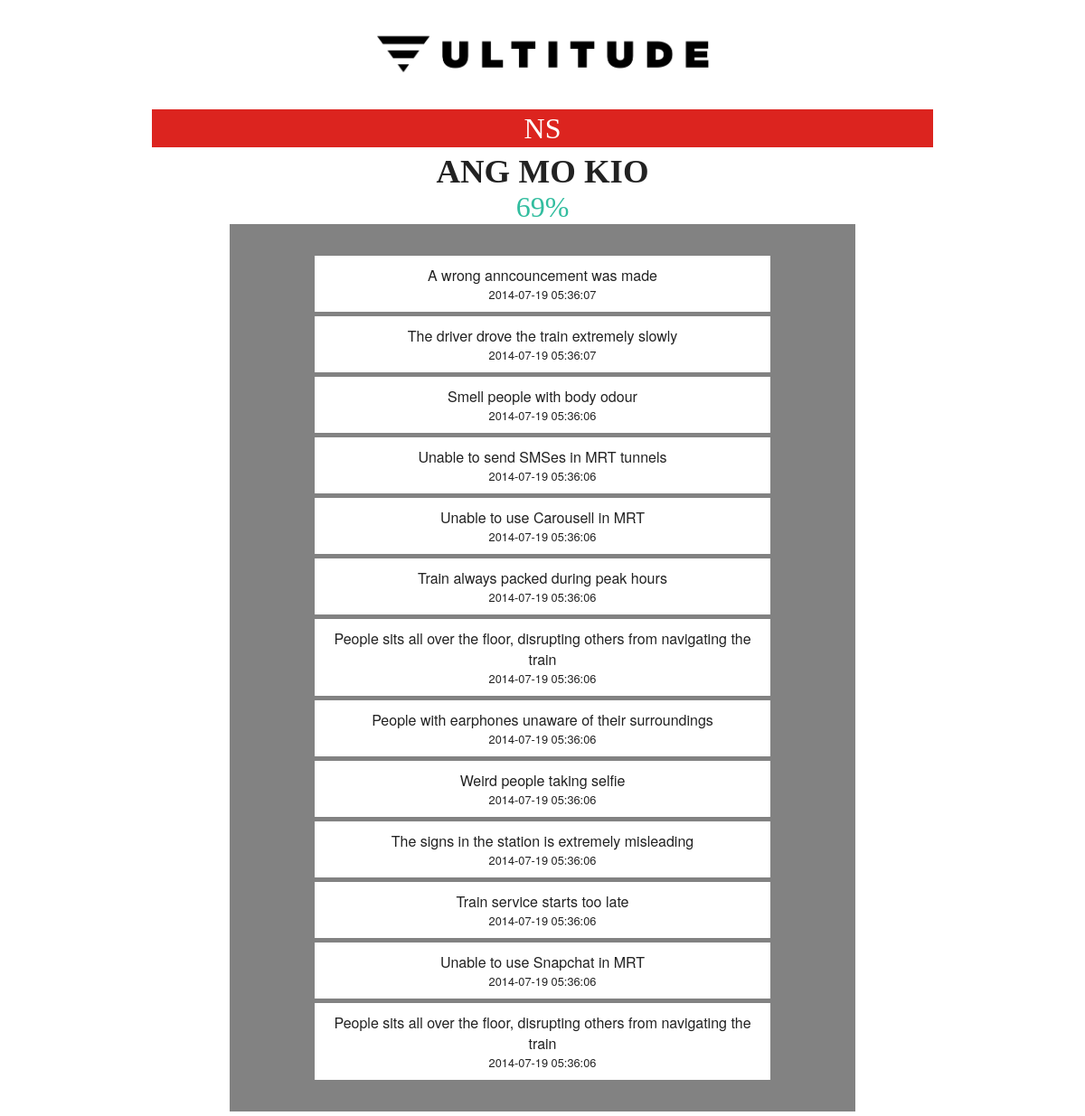
The app's page /details.php?station=Ang+Mo+Kio with its own data.
### tables this page shows
CREATE TABLE `responses` (
  `UID` int(11) NOT NULL AUTO_INCREMENT,
  `timestamp` timestamp NOT NULL DEFAULT CURRENT_TIMESTAMP,
  `station` varchar(255) NOT NULL,
  `feedback` bit(1) NOT NULL,
  `message` text,
  PRIMARY KEY (`UID`)
);

### message.php (called while the page is built, shortened)
<?php
	class Message {
		public function __construct($msg, $s = "Default Station", $ts = "") {
			$this->message = $msg;
			$this->timestamp = $ts;
		}
	}
?>

### station.php (called while the page is built, shortened)
<?php
	class Station {
		public $positive = 0;
		public $negative = 0;
		public function __construct($n, $pos = 0, $neg = 0) {
			$this->name = $n;
			$this->positive = $pos;
			$this->negative = $neg;
		}
		public function getRating() {
			if ($this->negative == 0 && $this->positive == 0) {
				return 0;
			} else if ($this->negative == 0) {
				return 1;
			} else if ($this->positive == 0) {
				return 0;
			} else {
				$result = (float) $this->positive / ($this->negative + $this->positive);
				return $result;
			}
		}
	}
?>

### details.php (the view, shortened to what this page needs)
<html>
    <head>
    	<link rel="stylesheet" href="assets/css/foundation.css" type="text/css" />
		<link rel="stylesheet" href="assets/css/normalize.css" type="text/css" />
    	<link rel="stylesheet" href="assets/css/style-detail.css" type="text/css" />
	</head>
<body>
	<div id="container">
	<header class="row">
		<a href="index.php?action=list"><img id="banner-logo" src="Multitude.png" height="100px"/></a>
	</header>
	<?php
	require("station.php");
	require("message.php");
	require("db.php");
	if (isset($_GET['station'])) {
		$station = htmlspecialchars($_GET['station']);
		$sql = "SELECT * FROM `responses` WHERE `station` = '".$station."';";
		$result = mysqli_query($con, $sql);
		$rows = mysqli_num_rows($result);
		if ($rows != 0) {
			$station = new Station($station);
			$sql = "SELECT COUNT(*) as freq FROM `responses` WHERE feedback = 1 AND station = '".$station->name."'";
			$result = mysqli_query($con, $sql);
			$value = mysqli_fetch_object($result);
			$station->positive = $value->freq;;
			$sql = "SELECT COUNT(*) as freq FROM `responses` WHERE feedback = 0 AND station = '".$station->name."'";
			$result = mysqli_query($con, $sql);
			$value = mysqli_fetch_object($result);
			$station->negative = $value->freq;;
			$sql = "SELECT * FROM `responses` WHERE station = '".$station->name."' ORDER BY `timestamp` DESC;";
			$result = mysqli_query($con, $sql);
			$messages = array();
			while($array = mysqli_fetch_array($result)) {
				if (!$array['message'] == "") {
					$message = new Message($array['message'], $station->name, $array['timestamp']);
					array_push($messages, $message);
				}
			}
			if (count($messages) == 0) {
				echo "No detailed feedback has been given yet";
			} else {
				$messageTable = "<table id='feedback' align='center'>";
				foreach($messages as &$message) {
					$messageTable .= "<tr id='messages'><td class='message'><span class='message'>".$message->message."</span>";
					$messageTable .= "<br /><small class='timestamp'>".$message->timestamp."</small></td></tr>";
				}
				$messageTable .= "</table>";
			}
            function displayLogo($name, $mainArray) {
					$result = "";
					foreach ($mainArray as $temp) {
						foreach ($temp as $key => $value) {
							if ($value == $name) {
								$result = $key;
								break;
							}
						}
						if ($result != "") {
							break;
						}
					}
					$code = substr($result, 0, 2);
					echo '<p class="bigicon '.$code.'">'.substr($result, 0, 2).'</p>';
            }
            displayLogo($station -> name, $mainStationArray);
	?>
<?php
            echo '<table style="detailstable"><tr><td>';
            echo '</td><td><h3 class="detailname">'.$station->name.'</h3>';
            if (round($station->getRating()*100,0) < 66) {
                if (round($station->getRating()*100,0) < 33) {
                    echo '<p class="detailnamebad">'.round($station->getRating()*100,0).'%</p>';
                } else {
                    echo '<p class="detailnameavg">'.round($station->getRating()*100,0).'%</p>';
                }
            } else {
                echo '<p class="detailnamegood">'.round($station->getRating()*100,0).'%</p>';
            }
		}
	}
?>
	<div id="messageTable"><?php echo $messageTable; ?></div>
</div>
  </body>
</html>

### assets/css/foundation.css (style rules this page uses)
html, body { height: 100%; }
*, *:before, *:after { -webkit-box-sizing: border-box; -moz-box-sizing: border-box; box-sizing: border-box; }
html, body { font-size: 100%; }
body { background: white; color: #222222; padding: 0; margin: 0; font-family: "Helvetica Neue", "Helvetica", Helvetica, Arial, sans-serif; font-weight: normal; font-style: normal; line-height: 1; position: relative; cursor: default; }
img { max-width: 100%; height: auto; }
img { -ms-interpolation-mode: bicubic; }
img { display: inline-block; vertical-align: middle; }
.row { width: 100%; margin-left: auto; margin-right: auto; margin-top: 0; margin-bottom: 0; max-width: 62.5em; }
.row:before, .row:after { content: " "; display: table; }
.row:after { clear: both; }

### assets/css/style-detail.css (style rules this page uses)
h3 { font-family: ProximaNova-Bold; font-size: 2.3em; text-transform: uppercase; margin: 0; }
p { font-family: ProximaNova; font-size: 2em; margin: 0; }
#banner-logo { width: 50%; }
body { margin: 0 auto; width: 80%; }
#container { text-align:center; margin: 0 auto; width: 90%; }
.detailnamegood { color: #32bd9f; }
.NS { background-color: #DC241F; }
.bigicon { padding: 5px; color: white; }
table { margin: 0 auto; width:80%; text-align: center; border-collapse:separate; border-spacing:0 5px; }
#messageTable { background-color: #828282; margin: 0 auto; text-align: center; padding:30px; }
tr#messages { background-color: white; padding-bottom: 1em; }
td.message { padding: 10px; }

### records on screen
responses: message "A wrong anncouncement was made", timestamp "2014-07-19 05:36:07"
responses: message "The driver drove the train extremely slowly", timestamp "2014-07-19 05:36:07"
responses: message "Smell people with body odour", timestamp "2014-07-19 05:36:06"
responses: message "Unable to send SMSes in MRT tunnels", timestamp "2014-07-19 05:36:06"
responses: message "Unable to use Carousell in MRT", timestamp "2014-07-19 05:36:06"
responses: message "Train always packed during peak hours", timestamp "2014-07-19 05:36:06"
responses: message "People sits all over the floor, disrupting others from navigating the train", timestamp "2014-07-19 05:36:06"
responses: message "People with earphones unaware of their surroundings", timestamp "2014-07-19 05:36:06"
responses: message "Weird people taking selfie", timestamp "2014-07-19 05:36:06"
responses: message "The signs in the station is extremely misleading", timestamp "2014-07-19 05:36:06"
responses: message "Train service starts too late", timestamp "2014-07-19 05:36:06"
responses: message "Unable to use Snapchat in MRT", timestamp "2014-07-19 05:36:06"
responses: message "People sits all over the floor, disrupting others from navigating the train", timestamp "2014-07-19 05:36:06"

### other values on screen
substr($result, 0, 2) "NS"
$station->name "ANG MO KIO"
$station->getRating()*100 "69"
